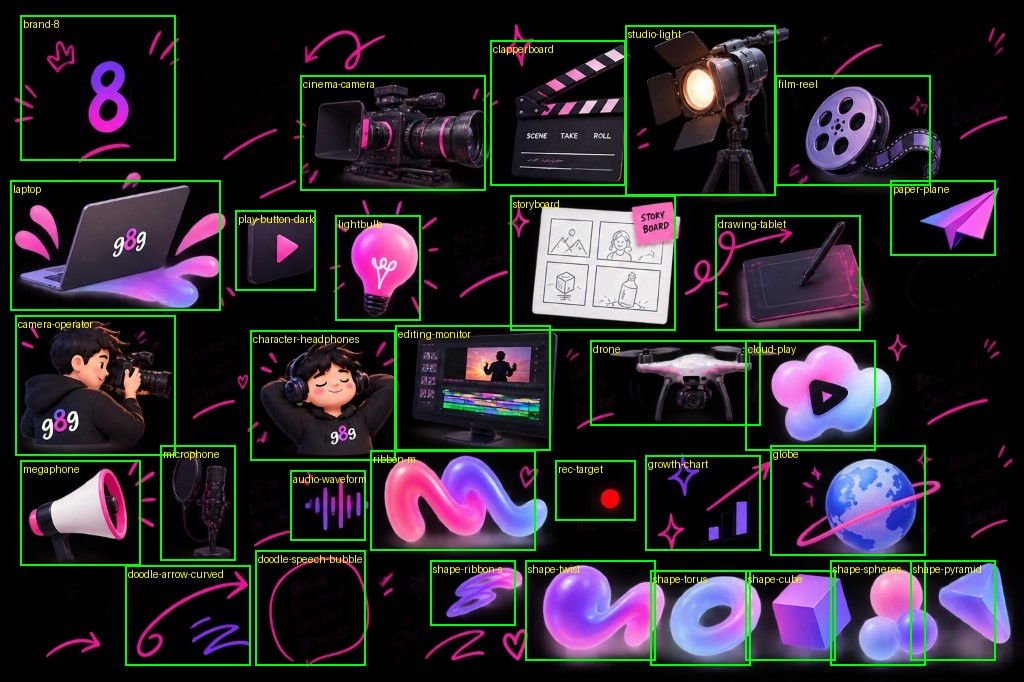

Python code for this plot:
import numpy as np
from PIL import Image, ImageDraw

src_path = r'C:/Users/ASUS/.gemini/antigravity/brain/6a93aee6-1c43-48bd-bbbe-4ca96f17556b/.user_uploaded/media_1792371538284_6b976def.jpg'
src_img = Image.open(src_path).convert('RGB')
W, H = src_img.size

# Let's map out elements carefully:
# Format: name: (x1, y1, x2, y2)
boxes = {
    # Row 1 (y: 10 - 200)
    'brand-8': (20, 15, 175, 160),
    'cinema-camera': (300, 75, 485, 190),
    'clapperboard': (490, 40, 625, 185),
    'studio-light': (625, 25, 775, 195),
    'film-reel': (775, 75, 930, 185),
    'paper-plane': (890, 180, 995, 255),

    # Row 2 (y: 180 - 330)
    'laptop': (10, 180, 220, 310),
    'play-button-dark': (235, 210, 315, 290),
    'lightbulb': (335, 215, 420, 320),
    'storyboard': (510, 195, 675, 330),
    'drawing-tablet': (715, 215, 860, 330),

    # Row 3 (y: 320 - 460)
    'camera-operator': (15, 315, 175, 455),
    'character-headphones': (250, 330, 395, 460),
    'editing-monitor': (395, 325, 550, 450),
    'drone': (590, 340, 760, 425),
    'cloud-play': (745, 340, 875, 450),

    # Row 4 (y: 440 - 565)
    'megaphone': (20, 460, 140, 565),
    'microphone': (160, 445, 235, 560),
    'audio-waveform': (290, 470, 365, 540),
    'ribbon-m': (370, 450, 535, 550),
    'rec-target': (555, 460, 635, 520),
    'growth-chart': (645, 455, 760, 550),
    'globe': (770, 445, 925, 555),

    # Row 5 (y: 550 - 680)
    'doodle-arrow-curved': (125, 565, 250, 665),
    'doodle-speech-bubble': (255, 550, 365, 665),
    'shape-ribbon-s': (430, 560, 515, 625),
    'shape-twist': (525, 560, 655, 660),
    'shape-torus': (650, 570, 750, 665),
    'shape-cube': (745, 570, 835, 660),
    'shape-spheres': (830, 560, 925, 665),
    'shape-pyramid': (910, 560, 995, 660),
}

# Draw bounding boxes onto a copy to visually verify alignment
debug_img = src_img.copy()
draw = ImageDraw.Draw(debug_img)

for name, (x1, y1, x2, y2) in boxes.items():
    draw.rectangle([x1, y1, x2, y2], outline=(0, 255, 0), width=2)
    draw.text((x1 + 3, y1 + 3), name, fill=(255, 255, 0))

debug_img.save(r'C:/Users/ASUS/OneDrive/Desktop/Coding/Projects/g8g portfolio/scripts/debug-boxes.jpg', quality=90)
print('Debug image saved.')
